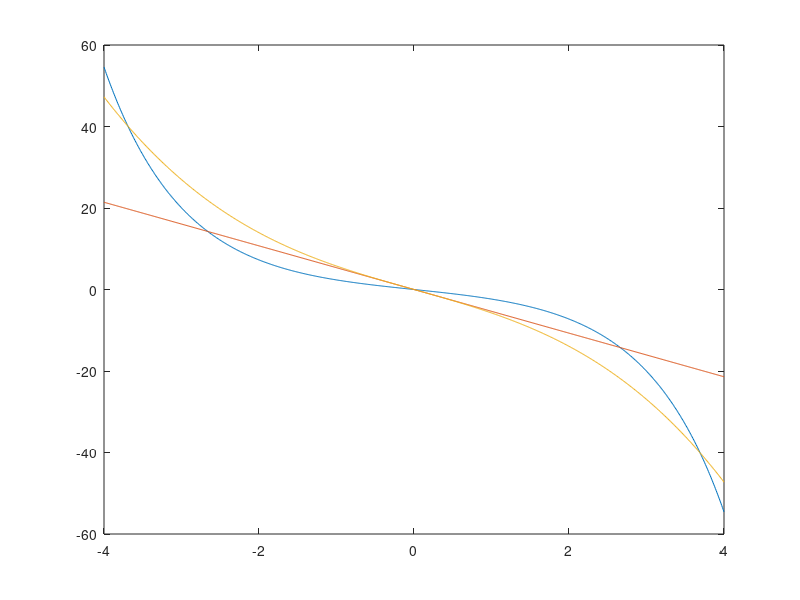

Write the MATLAB code that produced this figure.
% Used to generate Fig. 6A in manuscript.
clear

y = -4:0.01:4;
lambda = 11.8304;
lambda_1 = 5.3535; lambda_2 = 0.4040;

norm = -2*sinh(y);
lin = -lambda_1*y;
cub = -lambda_1*y-lambda_2*y.^3;

figure
plot(y,norm)
hold on
plot(y,lin)
plot(y,cub)